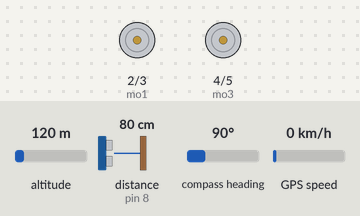
Recording of a sketch running on a simulated Arduino Uno, built with avr-gcc and run on an emulated ATmega328P. Parts: motor-driver pin pairs drawn as motors (green arrow = first pin HIGH = forward, orange = second pin HIGH = backward, longer = more drive). The test bench sets the inputs (shaded band); at power-on: compass heading 90°, distance to the obstacle (sensor on pin 8) 80 cm, altitude 120 m, GPS speed 0 km/h. The echo pulse lasts 58.3 µs per cm; the GPS gets a fix after 3 s at 37.7749, -122.4194 with 8 satellites; what the sketch prints to the serial monitor is not drawn.

Above: at 1.2 s.
1.3 s: compass heading set to 81°
5.2 s: compass heading set to 72°
At 5.6 s:
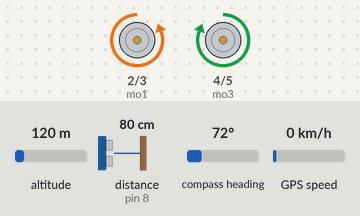
9.1 s: distance to the obstacle (sensor on pin 8) set to 2 cm
At 10.5 s:
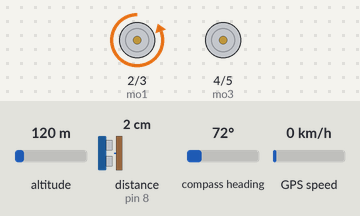
11.5 s: compass heading set to 176°
At 11.58 s:
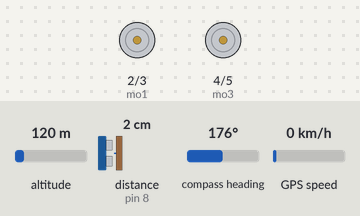
13.1 s: compass heading set to 185°
14.6 s: compass heading set to 102°
16.1 s: compass heading set to 94°
At 16.5 s:
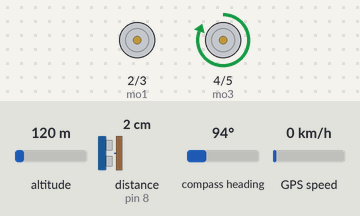
Timing chart, 0 to 18.6 s (numbered marks = the images above; inputs shaded):
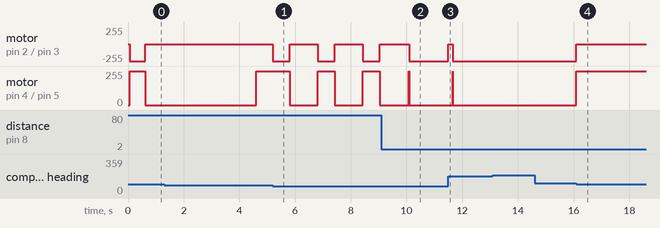

Measured:
- the behaviour switches between 77 and 76° on compass heading (found by bisection; images 0 and 1)
- the behaviour switches between 97 and 96° on compass heading (found by bisection; images 3 and 4)
- after the input at 5.2 s, motor on pin 2 (mo1) / pin 3 (mo2): alternates backward 255/255 for 0.61 s and stopped for 1.0 s, starting at once; motor on pin 4 (mo3) / pin 5 (mo4): alternates forward 255/255 for 0.61 s and stopped for 1.0 s, starting after 0.61 s
- after the input at 9.1 s, motor on pin 2 (mo1) / pin 3 (mo2): goes on until 10.1 s, then stays backward 255/255
- after the input at 11.5 s, motor on pin 2 (mo1) / pin 3 (mo2): backward 255/255 → stopped at once, → backward 255/255 0.16 s later; motor on pin 4 (mo3) / pin 5 (mo4): stopped → forward 255/255 after 0.16 s, → stopped 0.01 s later
- after the input at 13.1 s, every drawn part: stays the same
- after the input at 14.6 s, every drawn part: stays the same
- after the input at 16.1 s, motor on pin 2 (mo1) / pin 3 (mo2): backward 255/255 → stopped at once; motor on pin 4 (mo3) / pin 5 (mo4): stopped → forward 255/255 at once

The sketch:

code.ino
```cpp
//self driving car
// written by sijah
// feel free to edit give respect
// thanks to all friends @awh


#include "HMC5883L.h"


#include <I2Cdev.h>

#include <Wire.h>

#include <SoftwareSerial.h>
#include <TinyGPS.h>


#include <Servo.h>
#include <NewPing.h>
int mo1 = 2, mo2 = 3, mo3 = 4, mo4 = 5;
int vcc = 13;
#define trig1  9
#define echo1  8
#define MAX_DISTANCE 200
//int trig2 = 11;
//int echo2 = 10;
//int gnd = 4;
long cm1;//,cm2;
int i = 0;
NewPing sonar(trig1, echo1, MAX_DISTANCE);
//NewPing sonar2(trig2,echo2,250);
int f1 = 0;
float heading;
TinyGPS gps;
SoftwareSerial ss(11, 12);
void gpshead();
void stopp();
void rightturn();
void gostraight();
void leftturn();
void turn();
//Servo myservo;
float x2lon = radians(00000000), x2lat = radians(000000000); //enter ur final location here as lon and lat
HMC5883L mag;
int16_t mx, my, mz;
float head, distance = 0.0;
void setup() {
  Wire.begin();
  mag.initialize();
  ss.begin(9600);
  Serial.begin(9600);
  pinMode (vcc, OUTPUT);
  // pinMode (gnd,OUTPUT);
  pinMode(mo1, OUTPUT);
  pinMode(mo2, OUTPUT);
  pinMode(mo3, OUTPUT);
  pinMode(mo4, OUTPUT);
  //myservo.attach(7);
}
void loop() {
  digitalWrite(vcc, HIGH);
  if (f1 != 0)
    gostraight();
  cm1 = sonar.ping_cm();
  delay(50);
  cm1 = sonar.ping_cm();
  Serial.print("cm");
  Serial.print(cm1);
  if (cm1 < 20 && cm1 > 0)
  {
    mag.getHeading(&mx, &my, &mz);
    heading = atan2(my, mx);
    if (heading < 0)
      heading += 2 * M_PI;
    heading = heading * 180 / M_PI;
    if ((i % 2) == 0)
    { head = heading + 100;
      if (head > 360)
        head = head - 360;
      leftturn();
      /*myservo.write(180);
        delay(2000);*/
      //myservo.write(180);
      //i++;
    }
    else
    { head = heading - 100;
      if (head < 0)
        head = head + 360;
      rightturn();
      /*myservo.write(0);
        delay(1000);*/
      // myservo.write(0);
      //i++;
    }
    while ((heading > head + 8) || (heading < head - 8)) // this loop turns the bot till its facing (head)degrees east of north
    {
      turn();
      delay(5);
      mag.getHeading(&mx, &my, &mz);
      heading = atan2(my, mx);
      if (heading < 0)
        heading += 2 * M_PI;
      heading = heading * 180 / M_PI;
    }
    stopp();
    delay(100);
  }
  else {
    /*cm2=sonar2.ping_cm();
      delay(50);
      cm2+=sonar2.ping_cm();
      cm2=cm2/2;*/
    //while((cm1<50)&&(cm1>0))
    gostraight();
    delay(50);
    //cm2=sonar2.ping_cm();
    //delay(50);
    //cm2+=sonar2.ping_cm();
    //cm2=cm2/2;}
    delay(500);
    stopp();

    do {
      gpshead();
    } while (distance == 0.0);
    if (distance < 15)
      while (1)
        stopp();
    if (f1 == 0)
    { mag.getHeading(&mx, &my, &mz);
      heading = atan2(my, mx);
      if (heading < 0)
        heading += 2 * M_PI;
      heading = heading * 180 / M_PI;


      while ((heading > head + 8) || (heading < head - 8))
      {
        turn();
        delay(5);
        mag.getHeading(&mx, &my, &mz);
        heading = atan2(my, mx);
        if (heading < 0)
          heading += 2 * M_PI;
        heading = heading * 180 / M_PI;
      }
      f1 = 4;
    }
    f1--;
  }
}
void turn()
{ float tur = heading - head;
  //if (tur < 0.0 && tur > -180 )
  // { //if (tur > -180.0)
  //rightturn();
  // }
  //  else {

  //leftturn();

  if (tur < 0.0)
  { if (tur > -180.0)
      rightturn();
    else
      leftturn();
  }
  else
  { if (tur < 180.0)
      leftturn();
    else rightturn();
  }
}
void leftturn()
{ digitalWrite(mo1, LOW);
  digitalWrite(mo2, LOW);
  digitalWrite(mo3, HIGH);
  digitalWrite(mo4, LOW);
  delay(10);
}
void stopp()
{
  digitalWrite(mo1, LOW);
  digitalWrite(mo2, LOW);
  digitalWrite(mo3, LOW);
  digitalWrite(mo4, LOW);
}

void rightturn()
{ digitalWrite(mo1, LOW);
  digitalWrite(mo2, HIGH);
  digitalWrite(mo3, LOW);
  digitalWrite(mo4, LOW);
}
void gostraight()
{ digitalWrite(mo1, LOW);
  digitalWrite(mo2, HIGH);
  digitalWrite(mo3, HIGH);
  digitalWrite(mo4, LOW);
}
void gpshead()
{
  bool newData = false;
  for (unsigned long start = millis(); millis() - start < 1000;)
  {
    while (ss.available())
    {
      char c = ss.read();
      // Serial.write(c); // uncomment this line if you want to see the GPS data flowing
      if (gps.encode(c)) // Did a new valid sentence come in?
        newData = true;
    }
  }
  if (newData)
  {
    float flat1, flon1;
    unsigned long age;
    gps.f_get_position(&flat1, &flon1, &age);
    flon1 = radians(flon1);  //also must be done in radians
    flat1 = radians(flat1);  //also must be done in radians
    head = atan2(sin(x2lon - flon1) * cos(x2lat), cos(flat1) * sin(x2lat) - sin(flat1) * cos(x2lat) * cos(x2lon - flon1));
    head = head * 180 / 3.1415926535; // convert from radians to degrees
    float dist_calc = 0;
    float diflat = 0;
    float diflon = 0;
    diflat = x2lat - flat1; //notice it must be done in radians
    diflon = (x2lon) - (flon1); //subtract and convert longitudes to radians
    distance = (sin(diflat / 2.0) * sin(diflat / 2.0));
    dist_calc = cos(flat1);
    dist_calc *= cos(x2lat);
    dist_calc *= sin(diflon / 2.0);
    dist_calc *= sin(diflon / 2.0);
    distance += dist_calc;
    distance = (2 * atan2(sqrt(distance), sqrt(1.0 - distance)));
    distance *= 6371000.0; //Converting to meters
    if (head < 0) {
      head += 360; //if the heading is negative then add 360 to make it positive
    }
  }
  else
  {
    head = 0.0;
    distance = 0.0;
  }
}
```
